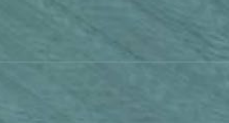
#> input picture 1.png, 229 x 123 px
$ python BGTMethod.py   (older library calls are emulated)
#> lines starting #> are read from the running program, lines starting #| are printed output that depends on the picture
#> further down, img is the input picture: shape (123, 229, 3); mean B, G, R 132.3, 130.3, 92.5
# Bright Gradient Tensor Method
import cv2
import numpy as np
import os
import matplotlib.pyplot as plt


def calPartialDerivative(I, axis=0, diff_order=4):
    """
    计算图像的梯度
        :param I: 待求偏导的灰度图片像素矩阵
        :param axis: 求偏导方向，默认x方向
        :param diff_order: 求偏导方法，分为4阶或5阶，详参考Fujita-2007论文
    :return: 对应偏导矩阵
    """

    def calDerivative(I, index, diff_order):
        """
        具体计算梯度公式
            :param I: 待求偏导图像行向量
            :param index: 求偏导位置
            :param diff_order: 差分偏导阶次，具体公式见注释
        :return: 对应index位置的差分偏导值
        """
        # df / dx = (f(x + 2) - 8f(x+1) + 8f(x - 1) - f(x - 2)) / 12delta_x
        # df / dx = (f(x + 3) - f(x - 3) + b(f(x + 2) - f(x - 2)) + c(f(x + 1) - f(x - 1)))/ (6 - 4b + 2c)delta_x
        if diff_order == 4:
            return (I[index + 2] - 8 * I[index + 1] + 8 * I[index - 1] - I[index - 2]) / -12
        else:
            b = 3
            c = -27 + 8 * b
            return ((I[index + 3] - I[index - 3]) - b * (I[index + 2] - I[index - 2])
                    + c * (I[index + 1] - I[index - 1])) / (6 - 4 * b + 2 * c)

    I = I.T if axis == 1 else I
    width, height = I.shape[:2]
    I_x = np.zeros((width, height), np.float)

    # 最外侧采用前向和后向差分求导，次外侧采用中间差分求导，次次外侧采用4阶差分求导
    # 从第4个元素开始，根据输入order决定采用4阶还是5阶差分求导
    for i in range(width):
        for j in range(height):
            if j == 0:
                I_x[i, j] = I[i, j + 1] - I[i, j]
            elif j == 1:
                I_x[i, j] = (I[i, j + 1] - I[i, j - 1]) / 2
            elif j == 2:
                I_x[i, j] = calDerivative(I[i, :], j, 4)
            elif 2 < j < height - 3:
                I_x[i, j] = calDerivative(I[i, :], j, diff_order)
            elif j == height - 3:
                I_x[i, j] = calDerivative(I[i, :], j, 4)
            elif j == height - 2:
                I_x[i, j] = (I[i, j + 1] - I[i, j - 1]) / 2
            else:
                I_x[i, j] = I[i, j] - I[i, j - 1]

    return I_x.T if axis == 1 else I_x


def calJIntegral(I1, I2):
    """
    计算在I定义的区域上I1*I2的积分
        :param I1: 偏导数1，可为I关于x或t的偏导
        :param I2: 偏导数2可为I关于x或t的偏导
    :return: I1 * I2 在I定义区域上的积分
    """
    I = I1 * I2
    Jxx = 0
    for i in range(I.shape[0] - 1):
        for j in range(I.shape[1] - 1):
            Jxx += (I[i, j] + I[i, j + 1] + I[i + 1, j] + I[i + 1, j + 1]) / 4
    return Jxx


def calSlopeAndAlpha(Ix, It):
    """
    计算WB-BGT法用的slope，sin(alpha), cos(alpha)矩阵
        :param Ix: 图片区域I上对x的偏导数
        :param It: 图片区域I上对t的偏导数
    :return: SAndSlope: [slope, sin(alpha), cos(alpha)]
    """
    SAndAlpha = np.zeros((Ix.shape + (3,)), dtype=np.float)
    for i in range(Ix.shape[0]):
        for j in range(Ix.shape[1]):
            slope = np.math.sqrt(Ix[i, j] ** 2 + It[i, j] ** 2)
            cosAlpha, sinAlpha = Ix[i, j] / slope if slope != 0 else 0, \
                                 It[i, j] / slope if slope != 0 else 0
            SAndAlpha[i, j, :] = [slope, sinAlpha, cosAlpha]
    return SAndAlpha


def calTextureAngleBGT(img, diff_order=4, method="BGT", stride=None, norm=False, histEqualize=False):
    """
    cal the texture angle of the input img
        :param img: 输入图像像素矩阵
        :param diff_order: 求导阶次
        :param stride: 切分图片步长，分为x和t两个方向，每个方向值必须大于10且小于宽或高；仅x时,t用x的值替代
        :param method: 计算纹理角的方法，可选BGT或WB-BGT(Tsubaki 2010)
        :param norm: 是否进行列标准化，默认为False
        :param histEqualize: 是否进行直方图均衡（对灰度图进行），先于列标准化，默认为False
    :return: 纹理角alpha（角度）
    """
#> called with diff_order = 4, method = 'BGT', norm = False, histEqualize = False
    if len(img.shape) > 2:
        img = cv2.cvtColor(img, cv2.COLOR_BGR2GRAY)
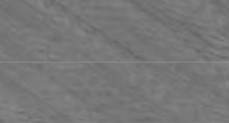
#> img: shape (123, 229); min 100, max 139, mean 119.2

    if histEqualize:
        img = cv2.equalizeHist(img)

    if norm:
        mu = np.mean(img, axis=0)
        sigma = np.std(img, axis=0)
        img = (img - mu) / sigma

    img = img.astype(np.int)
    width, height = img.shape[:2]
#> width = 123; height = 229
    I_x = calPartialDerivative(img, axis=0, diff_order=diff_order)
#> after the loop in calPartialDerivative, `for i in range(width):`:
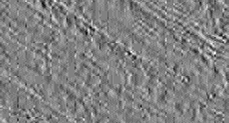
#> I_x: shape (123, 229) float64; min -7.33, max 7.08, mean -0.000985; drawn with min black and max white
    I_t = calPartialDerivative(img, axis=1, diff_order=diff_order)
#> call 2 of calPartialDerivative, with axis = 1, diff_order = 4
#> in calPartialDerivative (call 2), `I = I.T if axis == 1 else I`:
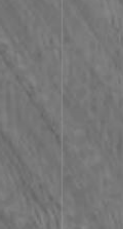
#> I: shape (229, 123) int64; min 100, max 139, mean 119.2
#> after the loop in calPartialDerivative (call 2), `for i in range(width):`:
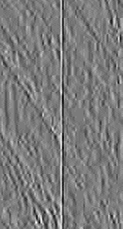
#> I_x: shape (229, 123) float64; min -12, max 12.75, mean 0.0285; drawn with min black and max white
#> in calPartialDerivative (call 2), `return I_x.T if axis == 1 else I_x`:
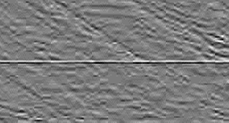
#> returned value: shape (123, 229) float64; min -12, max 12.75, mean 0.0285; drawn with min black and max white

    if stride is None:
        stride_x, stride_y = width, height
#> stride_x = 123; stride_y = 229
    elif len(stride) == 1:
        stride_x, stride_y = max(min(stride[0], width), 10), max(min(stride[0], height), 10)
    else:
        stride_x, stride_y = max(min(stride[0], width), 10), max(min(stride[1], height), 10)

    alpha_list, C_list = [], []
    for i in range(width // stride_x):
        for j in range(height // stride_y):
            if i == width // stride_x - 1 and j == height // stride_y - 1:
                I_x_part = I_x[i * stride_x::, j * stride_y::]
                I_t_part = I_t[i * stride_x::, j * stride_y::]
            elif i == width // stride_x - 1 and j != height // stride_y - 1:
                I_x_part = I_x[i * stride_x::, j * stride_y: (j + 1) * stride_y]
                I_t_part = I_t[i * stride_x::, j * stride_y: (j + 1) * stride_y]
            elif i != width // stride_x - 1 and j == height // stride_y - 1:
                I_x_part = I_x[i * stride_x: (i + 1) * stride_x, j * stride_y::]
                I_t_part = I_t[i * stride_x: (i + 1) * stride_x, j * stride_y::]
            else:
                I_x_part = I_x[i * stride_x: (i + 1) * stride_x, j * stride_y: (j + 1) * stride_y]
                I_t_part = I_t[i * stride_x: (i + 1) * stride_x, j * stride_y: (j + 1) * stride_y]

            if method == "BGT":
                Jxx_part = calJIntegral(I_x_part, I_x_part)
                Jxt_part = calJIntegral(I_x_part, I_t_part)
                Jtt_part = calJIntegral(I_t_part, I_t_part)

                tan2Fai = 2 * Jxt_part / (Jxx_part - Jtt_part)
                # alpha_list.append((np.math.atan(tan2Fai) / 2 / np.math.pi * 180 + 90) % 90)
                alpha_list.append((90 - np.math.atan(tan2Fai) / 2 / np.math.pi * 180) % 90)
                C_list.append(np.math.sqrt((Jxx_part - Jtt_part) ** 2 + 4 * Jxt_part ** 2) / (Jxx_part + Jtt_part))

            elif method == "WB-BGT":
                Jxx_part = calJIntegral(I_x_part, I_x_part)
                Jtt_part = calJIntegral(I_t_part, I_t_part)

                SAndAlpha = calSlopeAndAlpha(I_x_part, I_t_part)
                # numerator = integral of slope * sin(2alpha) on I ≈ 2 * Jxt
                # denominator = integral of slope * cos(2alpha) on I ≈ Jxx - Jtt
                numerator = calJIntegral(SAndAlpha[:, :, 0], 2 * SAndAlpha[:, :, 1] * SAndAlpha[:, :, 2])
                denominator = calJIntegral(SAndAlpha[:, :, 0], SAndAlpha[:, :, 2] ** 2 - SAndAlpha[:, :, 1] ** 2)

                tan2Fai = numerator / denominator
                alpha_list.append((90 - np.math.atan(tan2Fai) / 2 / np.math.pi * 180) % 90)
                C_list.append(np.math.sqrt((denominator ** 2 + numerator ** 2) / (Jxx_part + Jtt_part)))
#> after the loop, C_list = [0.538]; alpha_list = [78.44]

    alpha_list = np.array(alpha_list).reshape((1, -1))
    C_list = np.array(C_list).reshape((1, -1))
    alpha = (alpha_list * C_list).sum() / C_list.sum()
#> alpha = 78.44
    return alpha


if __name__ == '__main__':
    real_alpha = 76
    img = cv2.imread('1.png')
    # img = cv2.imread('sti/test.jpg')
    # img = cv2.imread('sti_imgs/fai=%s.png' % str(real_alpha))

    alpha = calTextureAngleBGT(img, diff_order=4, method="BGT", stride=None, histEqualize=False)
#> alpha = 78.44
    alpha = 90 - alpha
#> alpha = 11.56
    print("real_alpha = %.2f°, tan_real_alpha = %.2f" % (real_alpha, np.math.tan(real_alpha / 180 * np.math.pi)))
#| real_alpha = 76.00°, tan_real_alpha = 4.01
    print("cal_alpha = %.2f°, tan_cal_alpha = %.2f" % (alpha, np.math.tan(alpha / 180 * np.math.pi)))
#| cal_alpha = 11.56°, tan_cal_alpha = 0.20
